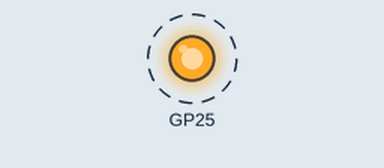
This program was run on a simulated Raspberry Pi Pico. Shown: output pins drawn as LEDs (lit = HIGH). Dashed ring = blinking.

Above: at 0.5 s.
Timing chart, 0 to 4.6 s (numbered marks = the images above):
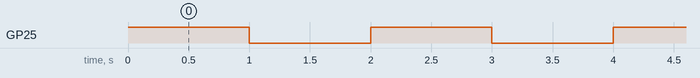

The program:

main.cpp
```cpp
#include <Arduino.h>

const int T_DELAY = 1000;

// the setup function runs once when you press reset or power the board
void setup() {
  // initialize digital pin PC13 as an output.
  pinMode(p25, OUTPUT);
}

// the loop function runs over and over again forever
void loop() {
  digitalWrite(p25, HIGH);   // turn the LED on (HIGH is the voltage level)
  delay(T_DELAY);             // wait for a second
  digitalWrite(p25, LOW);    // turn the LED off by making the voltage LOW
  delay(T_DELAY);             // wait for a second
}
```

Measured:
- by itself, GP25: alternates HIGH for 1.0 s and LOW for 1.0 s
